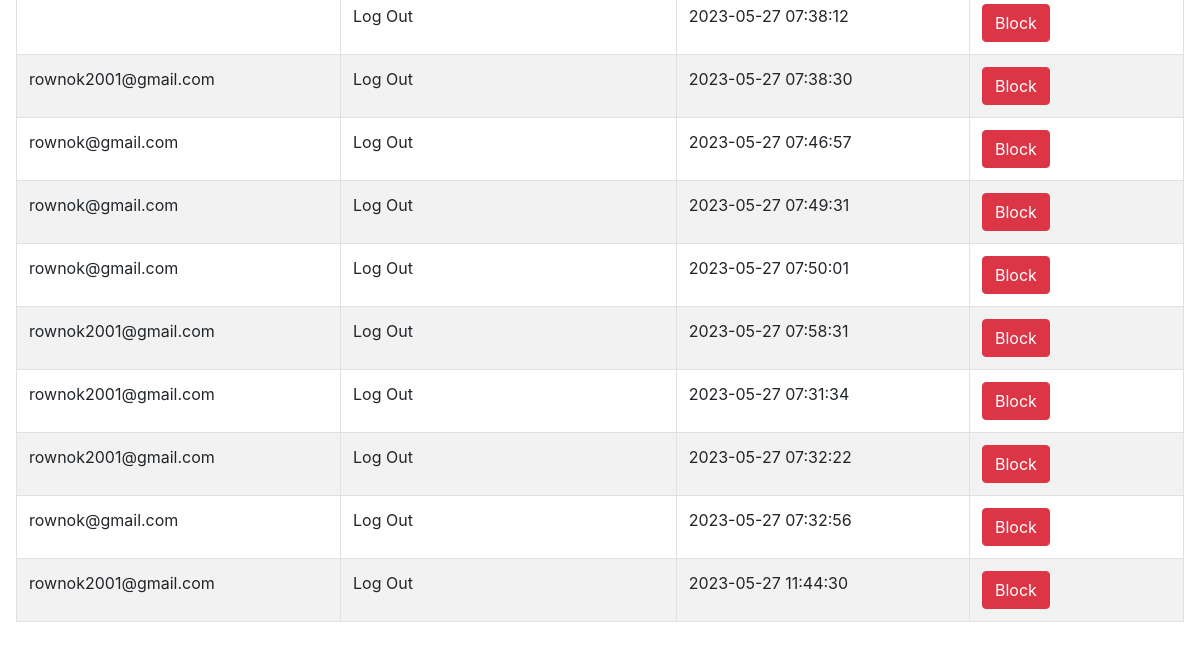
The app's page /userlog.php (signed in, lower part), older data.
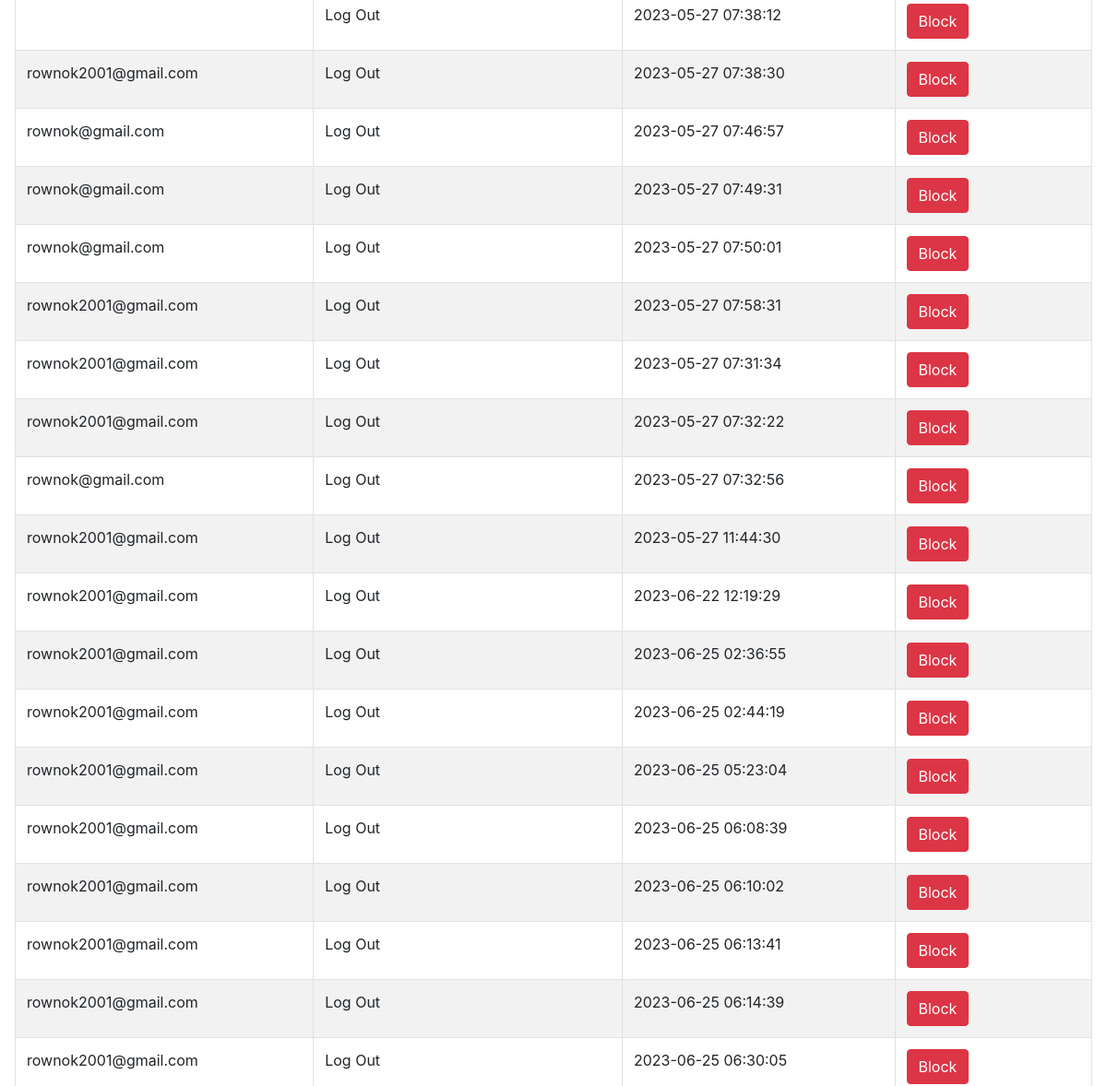
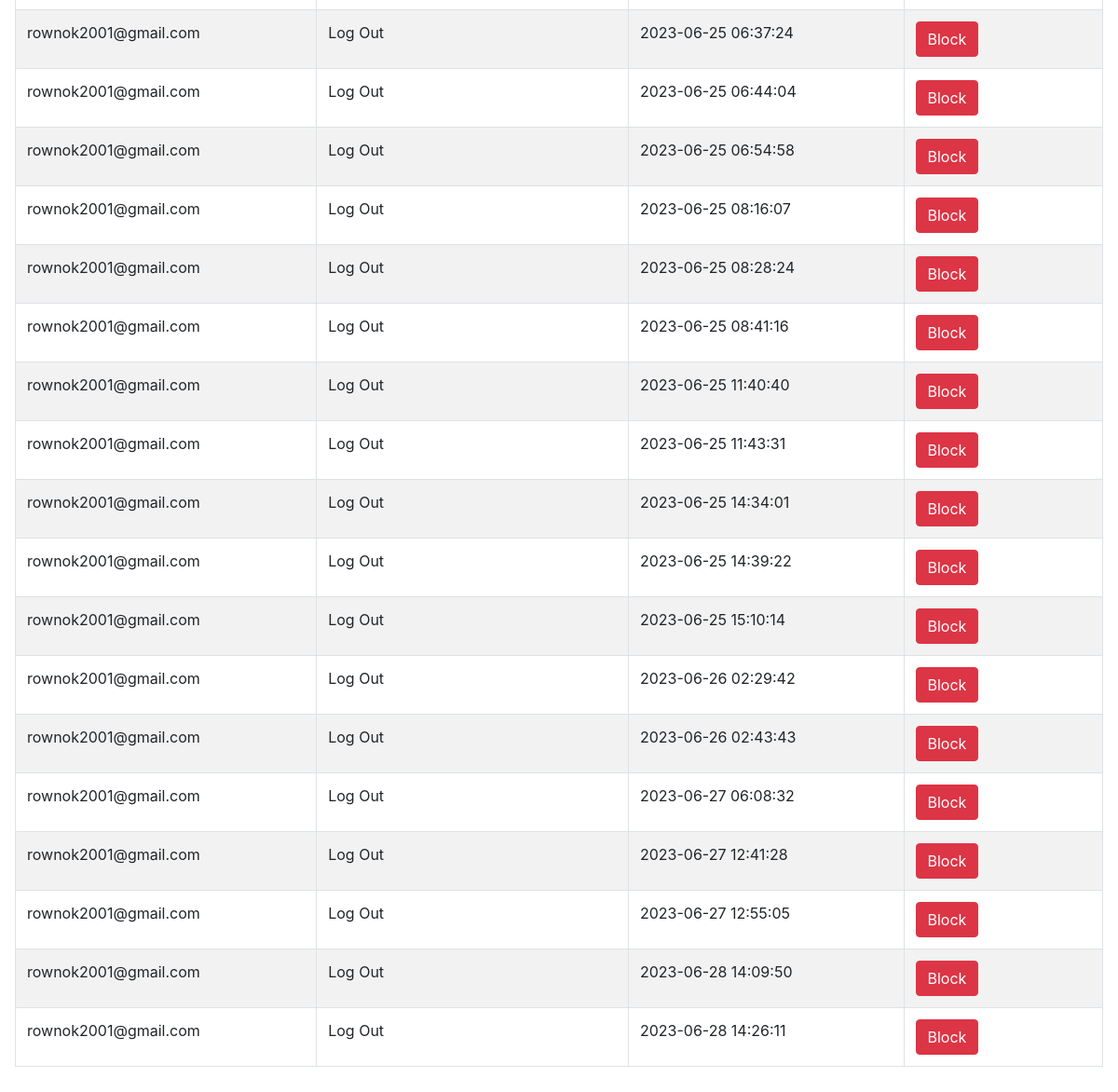
The same page, newer data (2 pictures, top to bottom).
### tables this page shows
CREATE TABLE `log` (
  `id` int(10) NOT NULL,
  `email` varchar(50) NOT NULL,
  `activity` varchar(50) NOT NULL,
  `time` timestamp NOT NULL DEFAULT current_timestamp() ON UPDATE current_timestamp()
);

### userlog.php (the view, shortened to what this page needs)
<!DOCTYPE html>
<html lang="en">
<head>
    <link rel="stylesheet" href="https://cdnjs.cloudflare.com/ajax/libs/twitter-bootstrap/4.5.2/css/bootstrap.css">
    <link rel="stylesheet" href="https://cdn.datatables.net/1.10.23/css/dataTables.bootstrap4.min.css">
</head>
<body>
    <div class="p-3 mb-5 bg-white rounded">
        <table id="example" class="table table-striped table-bordered" style="width:100%">
            <tbody>
                <?php
                include '_dbconnect.php';
                $sql = "SELECT *  FROM log";
                $result = mysqli_query($con, $sql);
                $num1 = mysqli_num_rows($result);
                if ($num1 > 0) {
                    while ($row = $result->fetch_assoc()) {
                        $u_email=$row["email"];
                ?>
                        <tr>
                            <td> <?php echo $row["email"] ?></td>
                            <td> <?php echo $row["activity"] ?></td>
                            <td> <?php echo $row["time"] ?></td>
                            <?php
                            $sql2 = "SELECT * FROM user where email='$u_email';";
                            $result2 = mysqli_query($con, $sql2);
                            while ($row2 = $result2->fetch_assoc()) {
                                $block= $row2["block"];
                            }
                            ?>
                            <?php if($block=="no"){ ?>
                            <td> <a class="btn btn-danger" href="block.php?id=<?php echo urlencode($row['email'])?>">Block</a> </td>
                            <?php }?>
                        </tr>
                <?php
                    }
                }
                ?>
            </tbody>
        </table>
    </div>
</body>
</html>

Row changes from the older to the newer data that the page shows:
added log: email "rownok2001@gmail.com", activity "Log Out", time "2023-06-22 12:19:29"
added log: email "rownok2001@gmail.com", activity "Log Out", time "2023-06-25 02:36:55"
added log: email "rownok2001@gmail.com", activity "Log Out", time "2023-06-25 02:44:19"
added log: email "rownok2001@gmail.com", activity "Log Out", time "2023-06-25 05:23:04"
added log: email "rownok2001@gmail.com", activity "Log Out", time "2023-06-25 06:08:39"
added log: email "rownok2001@gmail.com", activity "Log Out", time "2023-06-25 06:10:02"
added log: email "rownok2001@gmail.com", activity "Log Out", time "2023-06-25 06:13:41"
added log: email "rownok2001@gmail.com", activity "Log Out", time "2023-06-25 06:14:39"
added log: email "rownok2001@gmail.com", activity "Log Out", time "2023-06-25 06:30:05"
added log: email "rownok2001@gmail.com", activity "Log Out", time "2023-06-25 06:37:24"
added log: email "rownok2001@gmail.com", activity "Log Out", time "2023-06-25 06:44:04"
added log: email "rownok2001@gmail.com", activity "Log Out", time "2023-06-25 06:54:58"
added log: email "rownok2001@gmail.com", activity "Log Out", time "2023-06-25 08:16:07"
added log: email "rownok2001@gmail.com", activity "Log Out", time "2023-06-25 08:28:24"
added log: email "rownok2001@gmail.com", activity "Log Out", time "2023-06-25 08:41:16"
added log: email "rownok2001@gmail.com", activity "Log Out", time "2023-06-25 11:40:40"
added log: email "rownok2001@gmail.com", activity "Log Out", time "2023-06-25 11:43:31"
added log: email "rownok2001@gmail.com", activity "Log Out", time "2023-06-25 14:34:01"
added log: email "rownok2001@gmail.com", activity "Log Out", time "2023-06-25 14:39:22"
added log: email "rownok2001@gmail.com", activity "Log Out", time "2023-06-25 15:10:14"
added log: email "rownok2001@gmail.com", activity "Log Out", time "2023-06-26 02:29:42"
added log: email "rownok2001@gmail.com", activity "Log Out", time "2023-06-26 02:43:43"
added log: email "rownok2001@gmail.com", activity "Log Out", time "2023-06-27 06:08:32"
added log: email "rownok2001@gmail.com", activity "Log Out", time "2023-06-27 12:41:28"
added log: email "rownok2001@gmail.com", activity "Log Out", time "2023-06-27 12:55:05"
added log: email "rownok2001@gmail.com", activity "Log Out", time "2023-06-28 14:09:50"
added log: email "rownok2001@gmail.com", activity "Log Out", time "2023-06-28 14:26:11"
